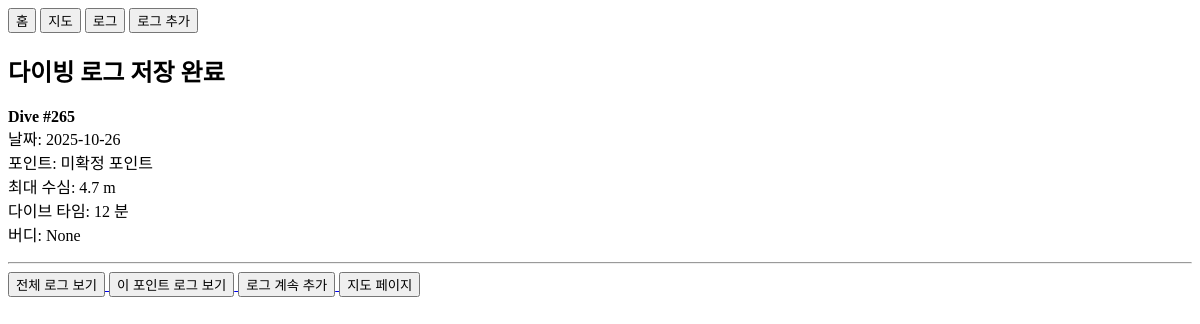
The page /log/success/2 (signed in) on the database as committed earlier.
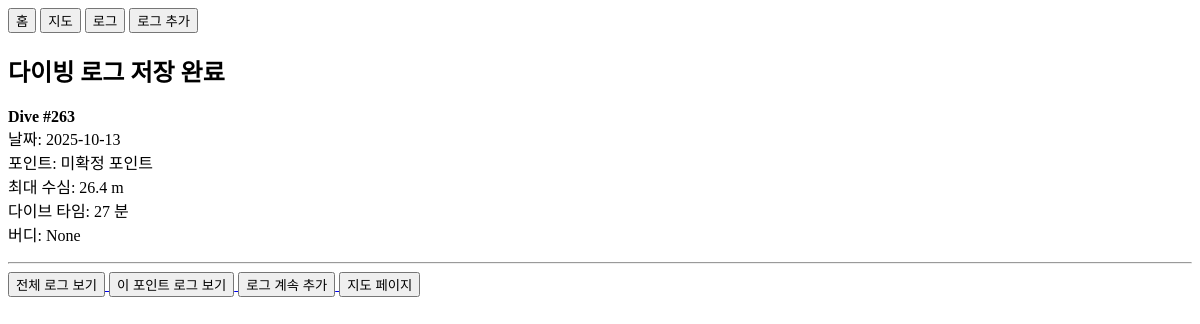
The same page on the database as committed later.
### app/models.py (models this page shows)
class DiveLog(Base):
    __tablename__ = "dive_logs"
    id = Column(Integer, primary_key=True, index=True)
    dive_number = Column(Integer, nullable=True, index=True)
    dive_date = Column(Date, nullable=False)
    dive_point_id = Column(Integer, ForeignKey("dive_points.id"))
    user_id = Column(Integer, ForeignKey("users.id"), nullable=True)
    buddy_user_id = Column(Integer, ForeignKey("users.id"), nullable=True)
    max_depth = Column(Float)
    avg_depth = Column(Float)
    entry_time = Column(Time, nullable=True)
    exit_time = Column(Time, nullable=True)
    dive_time = Column(Integer)  # 분 단위
    water_temp = Column(Float)
    visibility = Column(Integer)
    latitude = Column(Float, nullable=True)
    longitude = Column(Float, nullable=True)
    site_name = Column(String, nullable=True)
    buddy = Column(String)
    start_pressure = Column(Integer)
    end_pressure = Column(Integer)
    image_path = Column(String, nullable=True)
    note = Column(String)
    import_source = Column(String, nullable=True, index=True)
    import_external_id = Column(String, nullable=True, index=True)
    import_source_file_hash = Column(String, nullable=True, index=True)
    dive_point = relationship("DivePoint", backref="dive_logs")
    user = relationship("User", foreign_keys=[user_id], backref="dive_logs")
    buddy_user = relationship("User", foreign_keys=[buddy_user_id])

### main.py (the view)
@app.get("/log/success/{log_id}")
def log_success(request: Request, log_id: int):
    db = SessionLocal()
    try:
        current_user = get_current_user(request, db)
        log = (
            db.query(DiveLog)
            .options(joinedload(DiveLog.dive_point))
            .filter(DiveLog.id == log_id)
            .filter(visible_log_condition(current_user))
            .first()
        )
        return templates.TemplateResponse(
            "log_success.html",
            {
                "request": request,
                "log": log
            }
        )
    finally:
        db.close()

### templates/log_success.html (shortened to what this page needs)
<!DOCTYPE html>
<html>
<head>
</head>
<body>
<div style="margin-bottom:20px;">
<a href="/"><button>홈</button></a>
<a href="/map"><button>지도</button></a>
<a href="/logs"><button>로그</button></a>
<a href="/log/add"><button>로그 추가</button></a>
</div>
<h2>다이빙 로그 저장 완료</h2>
<p>
<b>Dive #{{ log.dive_number or log.id }}</b><br>
날짜: {{ log.dive_date }}<br>
포인트: {{ log.dive_point.name }}<br>
최대 수심: {{ log.max_depth }} m<br>
다이브 타임: {{ log.dive_time }} 분<br>
버디: {{ log.buddy }}
</p>
<hr>
<a href="/logs">
<button>전체 로그 보기</button>
</a>
<a href="/point/{{ log.dive_point_id }}/logs">
<button>이 포인트 로그 보기</button>
</a>
<a href="/log/add">
<button>로그 계속 추가</button>
</a>
<a href="/map">
<button>지도 페이지</button>
</a>
</body>
</html>

Rows that differ between the two databases and show on the page:
changed DiveLog "None": dive_number "265" → "263"; dive_date "2025-10-26" → "2025-10-13"; max_depth "4.7" → "26.4"; dive_time "12" → "27"
